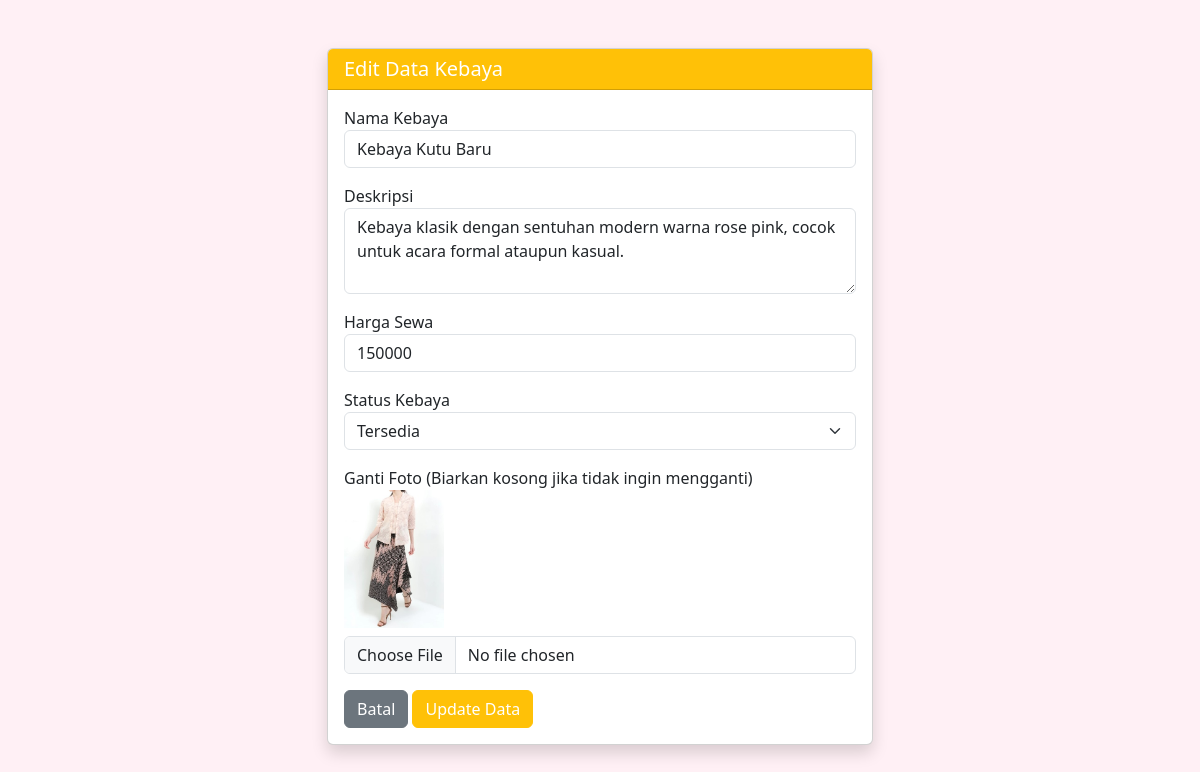
Screenshot of /edit.php?id=1 (signed in) with the database file from the repository.
### tables this page shows
CREATE TABLE `kebaya` (
  `id` int(11) NOT NULL,
  `nama_kebaya` varchar(100) NOT NULL,
  `deskripsi` text NOT NULL,
  `harga_sewa` int(11) NOT NULL,
  `gambar` varchar(100) NOT NULL,
  `status` enum('Tersedia','Disewa') DEFAULT 'Tersedia'
);

### edit.php (the view, shortened to what this page needs)
<?php
include 'koneksi.php';
$id = $_GET['id'];
$data = mysqli_query($koneksi, "SELECT * FROM kebaya WHERE id='$id'");
$d = mysqli_fetch_array($data);
?>
<!DOCTYPE html>
<html>
<head>
    <link href="https://cdn.jsdelivr.net/npm/bootstrap@5.3.0/dist/css/bootstrap.min.css" rel="stylesheet">
</head>
<body style="background-color: #fff0f5;">
    <div class="container mt-5">
        <div class="row justify-content-center">
            <div class="col-md-6">
                <div class="card shadow">
                    <div class="card-header bg-warning text-white">
                        <h5 class="mb-0">Edit Data Kebaya</h5>
                    </div>
                    <div class="card-body">
                        <form action="proses_edit.php" method="POST" enctype="multipart/form-data">
                            <div class="mb-3">
                                <label>Nama Kebaya</label>
                                <input type="text" name="nama" class="form-control" value="<?php echo $d['nama_kebaya']; ?>" required>
                            </div>
                            <div class="mb-3">
                                <label>Deskripsi</label>
                                <textarea name="deskripsi" class="form-control" rows="3" required><?php echo $d['deskripsi']; ?></textarea>
                            </div>
                            <div class="mb-3">
                                <label>Harga Sewa</label>
                                <input type="number" name="harga" class="form-control" value="<?php echo $d['harga_sewa']; ?>" required>
                            </div>
                            <div class="mb-3">
                                <label>Status Kebaya</label>
                                <select name="status" class="form-select">
                                    <option value="Tersedia" <?php if($d['status']=="Tersedia") echo "selected"; ?>>Tersedia</option>
                                </select>
                            </div>
                            <div class="mb-3">
                                <label>Ganti Foto (Biarkan kosong jika tidak ingin mengganti)</label>
                                <br>
                                <img src="img/<?php echo $d['gambar']; ?>" width="100" class="mb-2">
                                <input type="file" name="foto" class="form-control">
                            </div>
                            <a href="admin.php" class="btn btn-secondary">Batal</a>
                            <button type="submit" class="btn btn-warning text-white">Update Data</button>
                        </form>
                    </div>
                </div>
            </div>
        </div>
    </div>
</body>
</html>

### rows the page displays
kebaya: nama "Kebaya Kutu Baru", deskripsi "Kebaya klasik dengan sentuhan modern warna rose pink, cocok untuk acara formal ataupun kasual.", harga "150000", status "Tersedia", gambar (picture)
